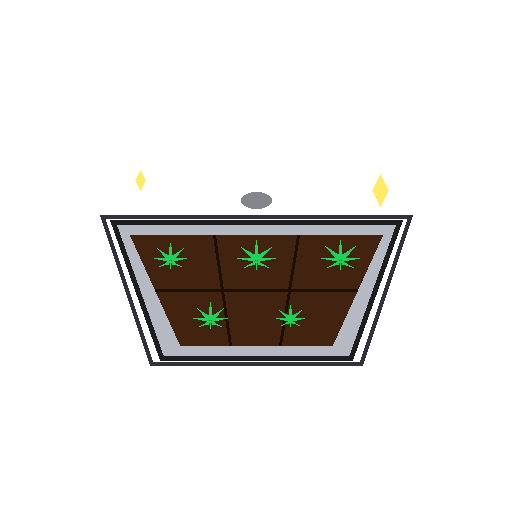
#> input picture neon-sandbox/assets/stickers/anime/anime_baking_weed.gif, 512 x 512 px
$ python -i compile_ai_sheets.py   (imports and definitions only)
#> lines starting #> are read from the running program, lines starting #| are printed output that depends on the picture
import os
import glob
from PIL import Image, ImageChops

def compile_sheet_to_gif(sheet_path, out_path, is_pixel=False, grid_size=3, num_frames=None, duration=120, keep_background=False):
    # Load the 1024x1024 sheet
#> called with sheet_path = 'stickers/anime/anime_baking_weed.gif', out_path = 'out.png', is_pixel = False, grid_size = 3, duration = 120, keep_background = False
    sheet = Image.open(sheet_path).convert("RGBA")
#> sheet is the input picture: PIL image 512x512 RGBA; mean R, G, B, A 230, 10.9, 226.7, 37.3

    # Calculate cell dimensions based on grid size
    cell_w = sheet.width // grid_size
#> cell_w = 170
    cell_h = sheet.height // grid_size
#> cell_h = 170

    frames = []
    if num_frames is None:
        num_frames = 8 if "eyeball_pi_flyaway" in out_path else (grid_size * grid_size)

    for i in range(num_frames):
        col = i % grid_size
        row = i // grid_size

        # Crop the frame
        left = col * cell_w
        top = row * cell_h
        right = left + cell_w
        bottom = top + cell_h

        cell = sheet.crop((left, top, right, bottom))

        # ═══ REMOVE NUMBERS: Center Crop ═══
        # Discard 15% margin borders on all sides to crop out the F1-F9/1-9 numbers printed by the AI generator
        margin_w = int(cell_w * 0.15)
        margin_h = int(cell_h * 0.15)

        frame = cell.crop((
            margin_w,
            margin_h,
            cell_w - margin_w,
            cell_h - margin_h
        )).resize((512, 512), Image.Resampling.LANCZOS)

        # If we want to keep the original background intact
        if keep_background:
            frame_p = frame.convert("RGB").convert("P", palette=Image.Palette.ADAPTIVE, colors=256)
            frames.append(frame_p)
            continue

        # Key out the black background to create transparent glow
        datas = frame.getdata()
        new_data = []
        for item in datas:
            r, g, b, a = item
            brightness = max(r, g, b)

            if is_pixel:
                if brightness < 20:
                    new_data.append((0, 0, 0, 0))
                else:
                    new_data.append((r, g, b, 255))
            else:
                # Custom threshold for blunt flame to key out orange/green background glow
                thresh = 48 if "neon_blunt_flame" in out_path else 18
                if brightness < thresh:
                    new_data.append((0, 0, 0, 0))
                else:
                    alpha_val = min(255, int(brightness * 1.3))
                    new_data.append((r, g, b, alpha_val))

        frame.putdata(new_data)

        # Fringe matching for layout background (#0f0f15)
        alpha = frame.split()[3]

        # Create composite with layout background for anti-aliasing edges
        bg = Image.new("RGBA", frame.size, (15, 15, 21, 255))
        fringe_blended = Image.alpha_composite(bg, frame)

        # Paste a specific transparent index marker (pure magenta) in transparent areas
        temp_rgb = fringe_blended.convert("RGB")
        temp_rgb.paste((255, 0, 255), mask=Image.eval(alpha, lambda a: 255 if a <= 15 else 0))

        # Unconditionally paint (0, 0) as magenta to guarantee it maps to the transparency index
        temp_rgb.putpixel((0, 0), (255, 0, 255))

        # Convert and designate the transparency index
        frame_p = temp_rgb.convert("P", palette=Image.Palette.ADAPTIVE, colors=254)

        try:
            trans_idx = frame_p.getpixel((0, 0)) # top-left is transparent magenta
        except:
            trans_idx = 0

        frame_p.info["transparency"] = trans_idx
        frames.append(frame_p)
#> this loop made 9 passes
#> trans_idx on passes 1 to 9: 0, 0, 0, 252, 170, 251, 0, 0, 0
#> pass 1, in compile_sheet_to_gif, `bg = Image.new("RGBA", frame.size, (15, 15, 21, 255))`:
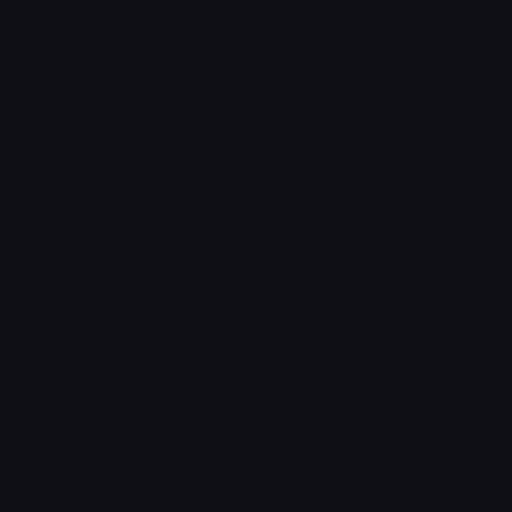
#> bg: PIL image 512x512 RGBA; mean R, G, B, A 15, 15, 21, 255
#> after the loop:
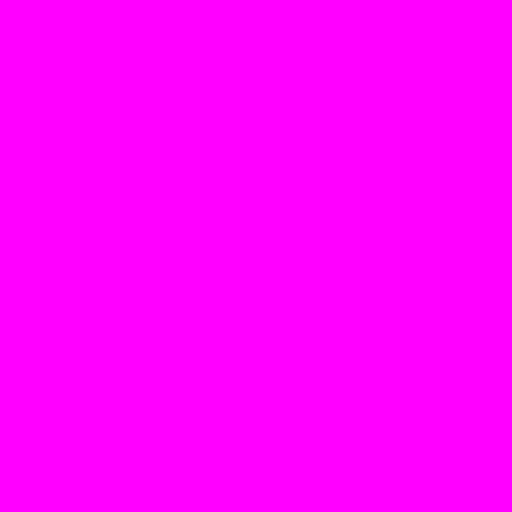
#> temp_rgb: PIL image 512x512 RGB; mean R, G, B 255, 0, 255
#> after the loop, frame_p.info = {'transparency': 0}; frames = 9 items

    # Save loopable GIF with custom frame duration (defaults to 120ms)
    frames[0].save(out_path, save_all=True, append_images=frames[1:], duration=duration, loop=0, disposal=2)
    print(f"Compiled: {out_path} from {os.path.basename(sheet_path)}")

# [76 lines left out: function compile_multi_sheets_to_gif, not called in this run]

# [56 lines not run here, left out]

>>> result = compile_sheet_to_gif('stickers/anime/anime_baking_weed.gif', 'out.png')
